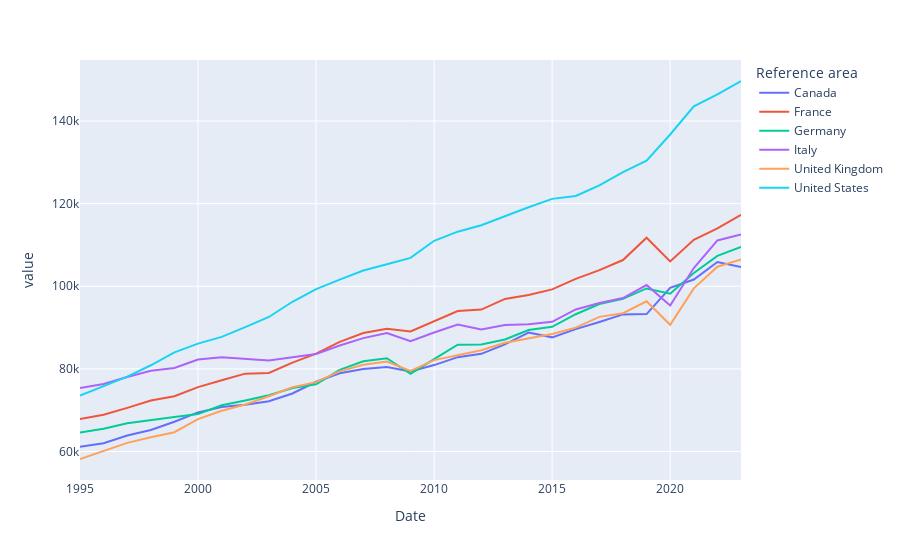

The notebook cell this image was saved under:
### Code cell
pivoted_df[oecd_countries].plot()
